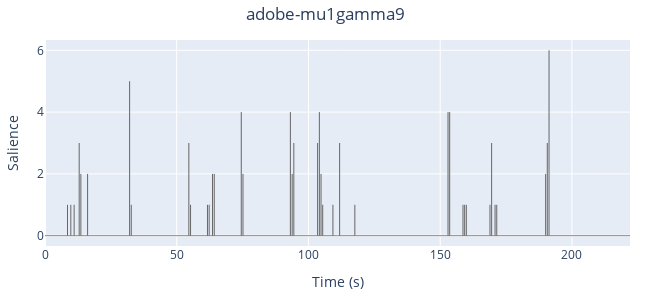

The notebook cell this image was saved under:
### Code cell
est.contour(strategy='count').plot()

### Figure 1 — Plotly figure (JSON) as saved in the notebook; plotly's stock layout.template omitted (floating-point values rounded to 4 significant figures)
{"data": [{"hovertemplate": "<b>Boundary</b><br>Time: %{x:.3f}s<br>Salience: %{y:.3f}<extra></extra>", "line": {"color": "#666", "width": 1}, "mode": "lines", "type": "scatter", "x": [8.54, 8.54, null, 9.8, 9.8, null, 11.06, 11.06, null, 12.98, 12.98, null, 13.61, 13.61, null, 16.16, 16.16, null, 32.12, 32.12, null, 32.75, 32.75, null, 54.6, 54.6, null, 55.25, 55.25, null, 61.67, 61.67, null, 62.31, 62.31, null, 63.59, 63.59, null, 64.24, 64.24, null, 74.5, 74.5, null, 75.15, 75.15, null, 93.14, 93.14, null, 93.81, 93.81, null, 94.44, 94.44, null, 103.5, 103.5, null, 104.1, 104.1, null, 104.8, 104.8, null, 105.4, 105.4, null, 109.3, 109.3, null, 111.8, 111.8, null, 117.6, 117.6, null, 153.0, 153.0, null, 153.6, 153.6, null, 158.7, 158.7, null, 159.3, 159.3, null, 159.9, 159.9, null, 168.9, 168.9, null, 169.5, 169.5, null, 170.8, 170.8, null, 171.5, 171.5, null, 190.0, 190.0, null, 190.7, 190.7, null, 191.3, 191.3, null], "y": [0, 1, null, 0, 1, null, 0, 1, null, 0, 3, null, 0, 2, null, 0, 2, null, 0, 5, null, 0, 1, null, 0, 3, null, 0, 1, null, 0, 1, null, 0, 1, null, 0, 2, null, 0, 2, null, 0, 4, null, 0, 2, null, 0, 4, null, 0, 2, null, 0, 3, null, 0, 3, null, 0, 4, null, 0, 2, null, 0, 1, null, 0, 1, null, 0, 3, null, 0, 1, null, 0, 4, null, 0, 4, null, 0, 1, null, 0, 1, null, 0, 1, null, 0, 1, null, 0, 3, null, 0, 1, null, 0, 1, null, 0, 2, null, 0, 3, null, 0, 6, null]}], "layout": {"height": 300, "margin": {"b": 20, "l": 20, "r": 20, "t": 40}, "shapes": [{"line": {"color": "#666", "width": 1}, "opacity": 0.8, "type": "line", "x0": 0, "x1": 1, "xref": "x domain", "y0": 0, "y1": 0, "yref": "y"}], "showlegend": false, "title": {"text": "adobe-mu1gamma9", "x": 0.5}, "width": 650, "xaxis": {"range": [0, 222.0], "title": {"text": "Time (s)"}}, "yaxis": {"title": {"text": "Salience"}}}}
